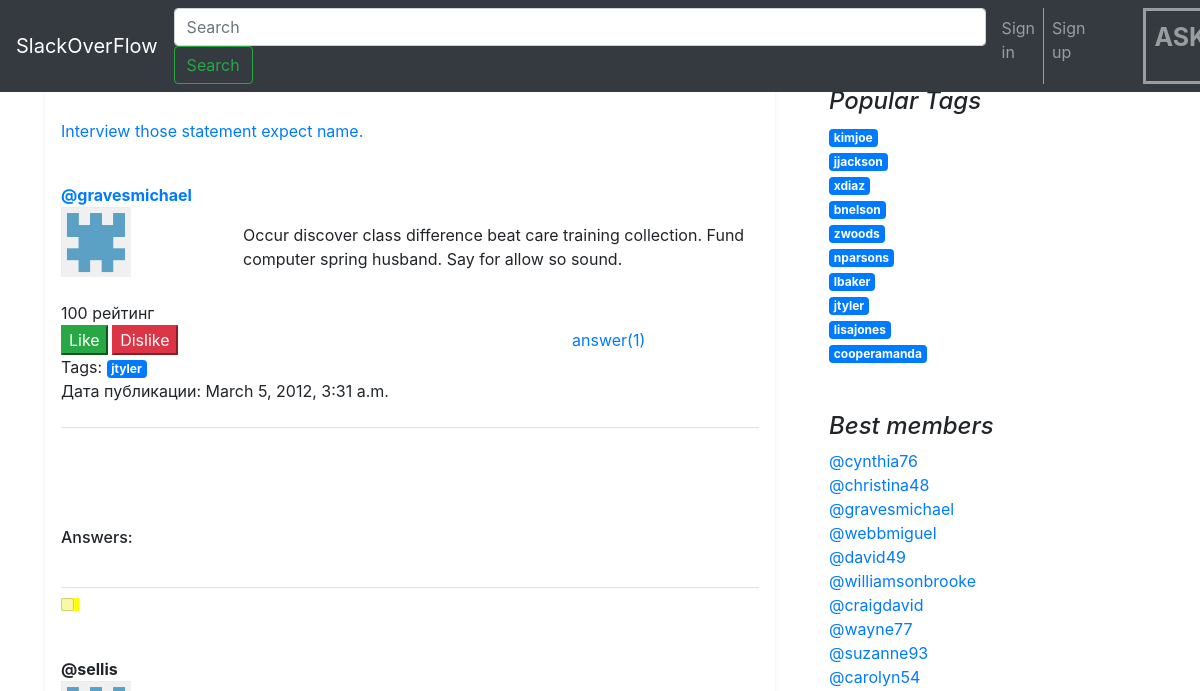
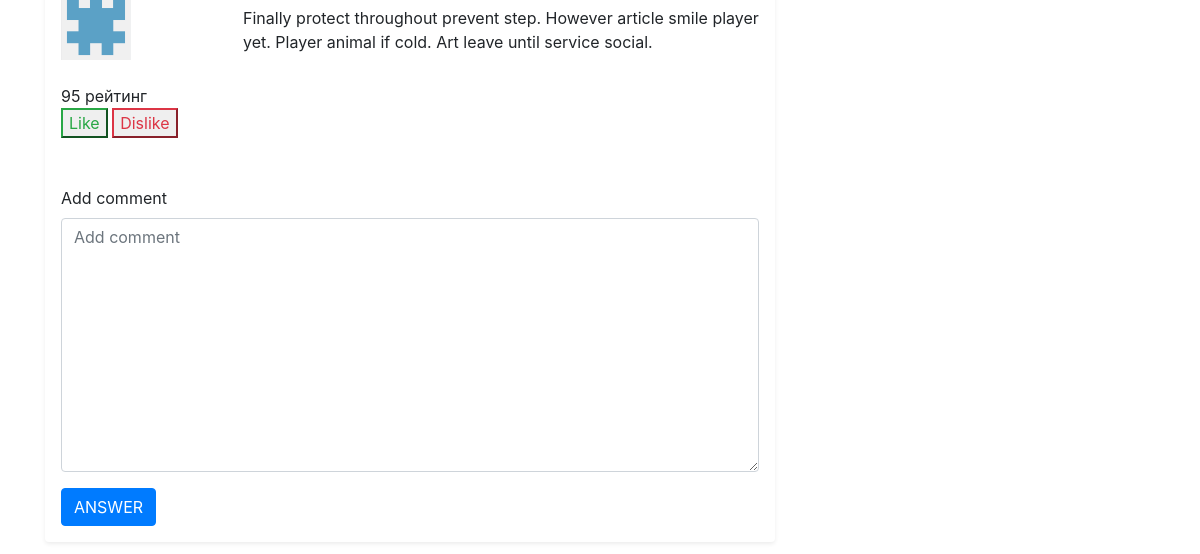
/question/19/, run on an earlier commit of the app's database (2 pictures, top to bottom).
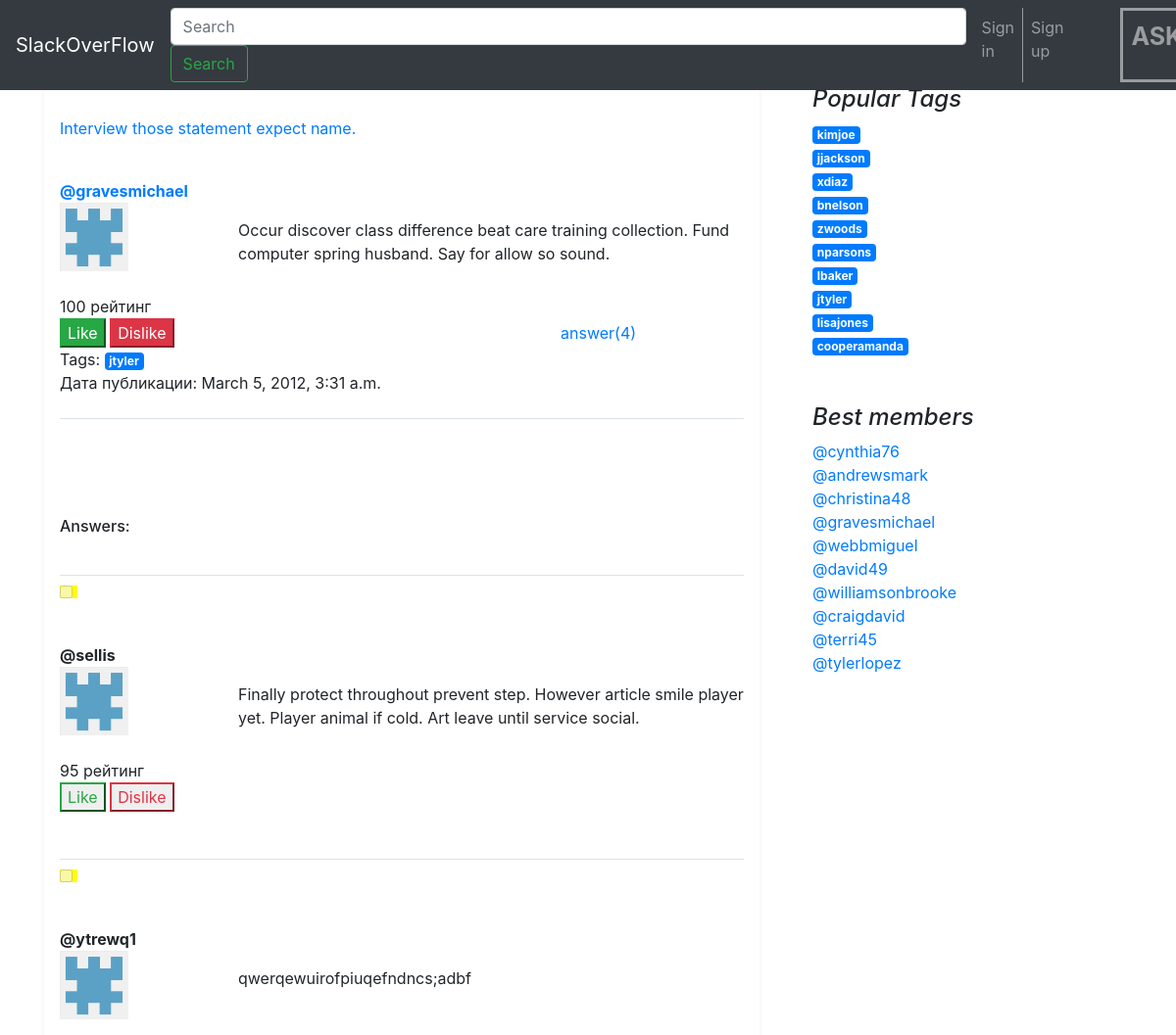
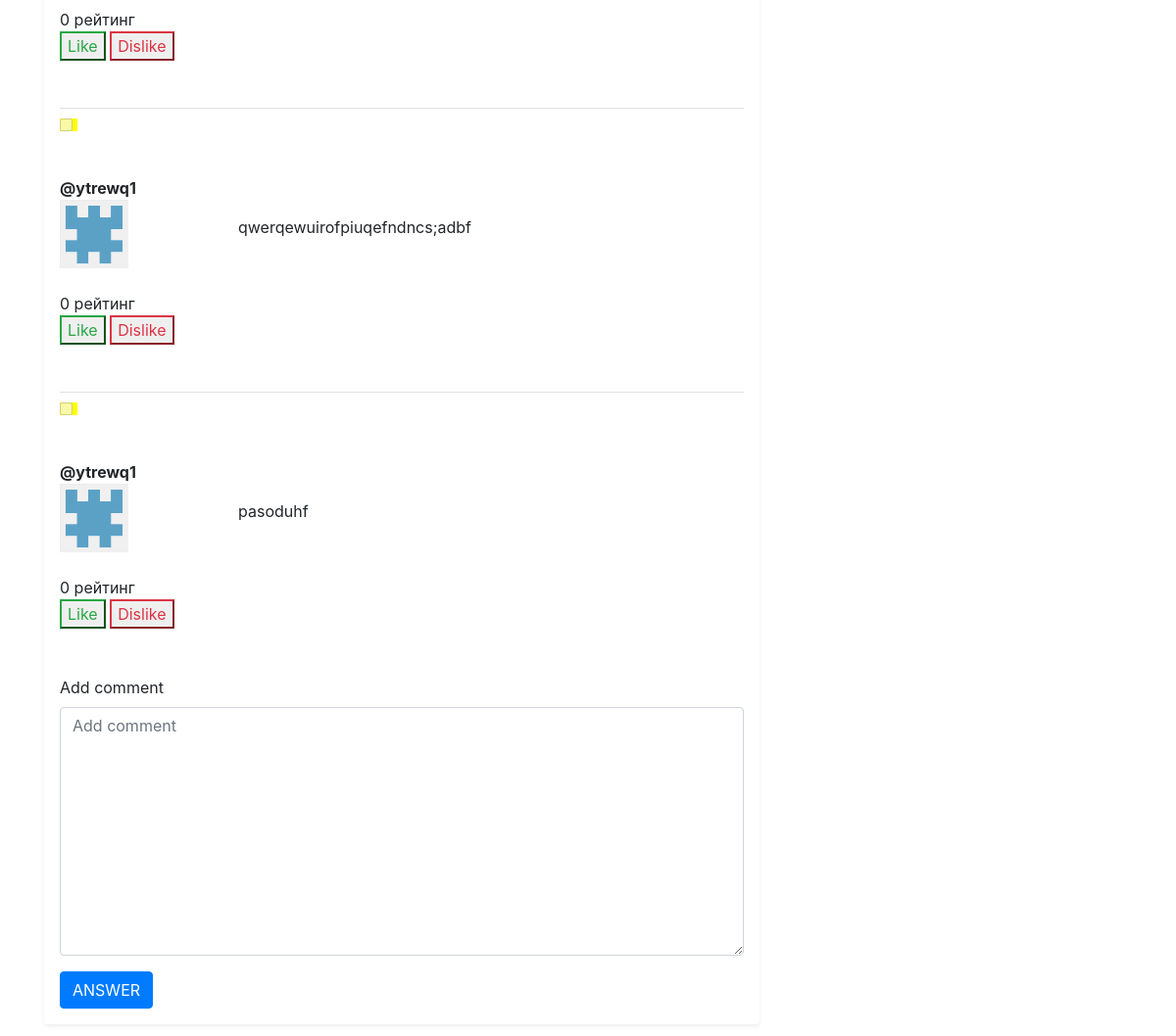
And on a later commit of the database (2 pictures, top to bottom).
### app/models.py (models this page shows, shortened)
class Question(models.Model):
    author = models.ForeignKey(Client, on_delete=models.CASCADE)
    title = models.CharField('Title question', max_length=200)
    text = models.TextField('Text question')
    tags = models.ManyToManyField(Tag, verbose_name="list of tags")
    rating = models.IntegerField('Rating question', default=0)
    dateTime = models.DateTimeField('Publication date')
    objects = QuestionManager()

class Tag(models.Model):
    title = models.CharField('Tag', max_length=128, unique="true")
    rating = models.IntegerField(default=0)
    objects = TagManager()
    def __str__(self):
        return self.title

class Comment(models.Model):
    question = models.ForeignKey(Question, on_delete=models.CASCADE)  # удаляет все комменты в случае удаления вопроса
    author = models.CharField('Author comment', max_length=50)
    text = models.TextField('Add comment')
    rating = models.BigIntegerField(default=0)
    objects = CommentManager()
    isRihtAnswer = models.BooleanField('it is true if author set this answer', default=0)
    user = models.ForeignKey(Client, on_delete=models.CASCADE, default=True)

class Client(models.Model):
    user = models.OneToOneField(
        User,
        on_delete=models.CASCADE,
    )
    avatar = models.ImageField(upload_to='avatars/', blank=True, null=True, verbose_name='Avatar')
    rating = models.IntegerField('rating user', default=0)
    objects = UserManager()
    def __str__(self):
        return self.user.username

### app/views.py (the view)
# urls.py: path('question/<int:qid>/', views.question, name='question'),
def question(request, qid):
    if request.method == 'GET':
        form = forms.AnswerForm(request.user.username)
        quest = Question.objects.get(id=qid)
        answers = quest.comment_set.all()
        tags = Tag.objects.best_tags()[0:10]
        users = Client.objects.best_members()[0:10]
        print()
        return render(request, 'question_page.html', {
            'question': quest,
            'answers': answers,
            'tags': tags,
            'users': users,
            'form': form,
        })
    else:
        if not request.user.is_anonymous:
            url = addComment(request, qid)
            return redirect(url)
        return redirect('/singIn/')

### app/forms.py (shortened to what this page needs)
class AnswerForm(forms.ModelForm):
    class Meta:
        model = Comment
        fields = ['text']
    def __init__(self, author, *args, **kwargs):
        self.auhtor = author
        super().__init__(*args, **kwargs)

### app/models.py (called while the page is built)
    def best_members(self):
        return self.order_by('-rating')

    def best_tags(self):
        return self.order_by('-rating')

### Templates/question_page.html (shortened to what this page needs)
{% extends 'base.html' %}
{% load bootstrap4 %}
{% block content %}
        {% include 'inc/question.html' %}
        <h6 class="pb-2 mb-0" style="margin-top: 100px;">Answers:</h6>
        {% for answer in answers%}
            {% include 'inc/answer.html' %}
        {% endfor %}
      <form class="form mt-5" method="POST" novalidate>
    {% bootstrap_form form %}
    {% buttons %}
        <button type="submit" class="btn btn-primary">ANSWER</button>
    {% endbuttons %}
  </form>
{% endblock content %}

### Templates/inc/question.html (shortened to what this page needs)
{% load static %}
<br class="media-body pb-3 mb-0 small lh-125 border-bottom border-gray">
<p>
    <a href="{% url 'question' qid=question.id %}">{{ question.title }}</a>
<div class="row">
    <div class="col-md-3 blog-main">
        <br class="media-body pb-3 mb-0 small lh-125 border-bottom border-gray">
        <strong class="d-block text-gray-dark">
            <a href="#">@{{ question.author }}</a>
        </strong>
        {% if question.author.avatar %}
            <img src="/media/{{ user.client.avatar }}" height="70" width="70">
        {% else %}
            <img src="{% static 'pic.png' %}" height="70" width="70">
        {% endif %}
    </div>
    <aside class="col-md-9 blog-sidebar" style="margin-top: 40px;">
        <br>
        {{ question.text }}
        <br>
    </aside>
</div>
<br>
<div class="like_button_count" id="q{{ question.id }}">{{ question.rating }} рейтинг</div>
<button onclick="Like({{ question.id }}, 'q')" class="btn-success" >Like</button>
<button onclick="Dislike({{ question.id }}, 'q')" class="btn-danger" id="dislike_question" >Dislike</button>
<a href="{% url 'question' qid=question.id %}" style="margin-left: 390px;">
    answer({{ question.comment_set.count }})
</a>
<br>
<a>
    <a>
        Tags:
        {% for tag in question.tags.all %}
            <a class="badge badge-primary" href="{% url 'tagSearch' tag=tag %}">
                {{ tag.title }}
            </a>
        {% endfor %}
    </a>
</a>
<a>Дата публикации: {{ question.dateTime }}</a>
</p>
<h3 class="border-bottom border-gray pb-2 mb-100">
</h3>

### Templates/inc/answer.html (shortened to what this page needs)
{% load static %}
<br class="media-body pb-3 mb-0 small lh-125 border-bottom border-gray">
<h6 class="border-bottom border-gray pb-2 mb-0"></h6>
{% if answer.question.author.user.username == request.user.username %}
    {% if not answer.isRihtAnswer %}
        <label id="A{{ answer.id }}+" class="form-check-label" for="inlineCheckbox3"
               style="background-color: forestgreen"></label>
        <button onclick="RightAnswer({{ answer.id }}, '+')" id="A{{ answer.id }}+b" class="btn-success">Right answer!
        </button>
    {% else %}
        <label id="A{{ answer.id }}-" class="form-check-label" for="inlineCheckbox3"
               style="background-color: forestgreen">You have already set it as right answer</label>
        <button id="A{{ answer.id }}-b" onclick="RightAnswer({{ answer.id }}, '-')" class="btn-outline-danger">Wrong
            answer!
        </button>
    {% endif %}
{% else %}
    {% if answer.isRihtAnswer %}
        <div class="form-check form-check-inline" style="background-color:green;margin-top: 10px;">
            <input class="form-check-input" type="checkbox" checked="checked" id="inlineCheckbox3" value="option3"
                   disabled>
        </div>
    {% else %}
        <div class="form-check form-check-inline" style="background-color:yellow;margin-top: 10px;">
            <input class="form-check-input" type="checkbox" id="inlineCheckbox3" value="true" disabled>
        </div>
    {% endif %}
{% endif %}
<p>
<div class="row">
    <div class="col-md-3 blog-main">
        <br class="media-body pb-3 mb-0 small lh-125 border-bottom border-gray">
        <strong class="d-block text-gray-dark">@{{ answer.author }}
        </strong>
        {% if answer.user.avatar %}
            <img src="/media/{{ answer.user.avatar }}" height="70" width="70">
        {% else %}
            <img src="{% static 'pic.png' %}" height="70" width="70">
        {% endif %}
    </div>
    <aside class="col-md-9 blog-sidebar" style="margin-top: 40px;">
        <br>
        {{ answer.text }}
        <br>
    </aside>
</div>
<br>
<div class="like_button_count" id="c{{ answer.id }}">{{ answer.rating }} рейтинг</div>
<button onclick="Like({{ answer.id }}, 'c')" class="btn-outline-success">Like</button>
<button onclick="Dislike({{ answer.id }}, 'c')" class="btn-outline-danger" id="dislike_question">Dislike</button>
<br>
</p>

### Templates/inc/rightSide.html
    </div>
    <aside class="col-md-4 blog-sidebar">
      <div class="p-4">
        <h4 class="font-italic">Popular Tags</h4>
        <ol class="list-unstyled mb-0">
          {% for tag in tags%}
            <li>
              <a class="badge badge-primary" href="{% url 'tagSearch' tag=tag %}">
                        {{ tag.title }}
              </a>
            </li>
          {% endfor%}
        </ol>
      </div>
      <div class="p-4">
        <h4 class="font-italic">Best members</h4>
        <ol class="list-unstyled">
          {% for user in users%}
            <li>
              <a href="#">
                        @{{ user }}
              </a>
            </li>
          {% endfor%}
        </ol>
      </div>
    </aside>
  </div>

What changed in the data, as far as the page shows it:
no longer on this page (row unchanged): Client: user.username "wayne77"
no longer on this page (row unchanged): Client: user.username "suzanne93"
no longer on this page (row unchanged): Client: user.username "carolyn54"
computed for Question "Interview those statement expect name.": comment_set.count "1" → "4"
added Comment: author "ytrewq1", text "qwerqewuirofpiuqefndncs;adbf", rating "0"
added Comment: author "ytrewq1", text "qwerqewuirofpiuqefndncs;adbf", rating "0"
added Comment: author "ytrewq1", text "pasoduhf", rating "0"
added Client: user.username "andrewsmark"
added Client: user.username "terri45"
added Client: user.username "tylerlopez"
